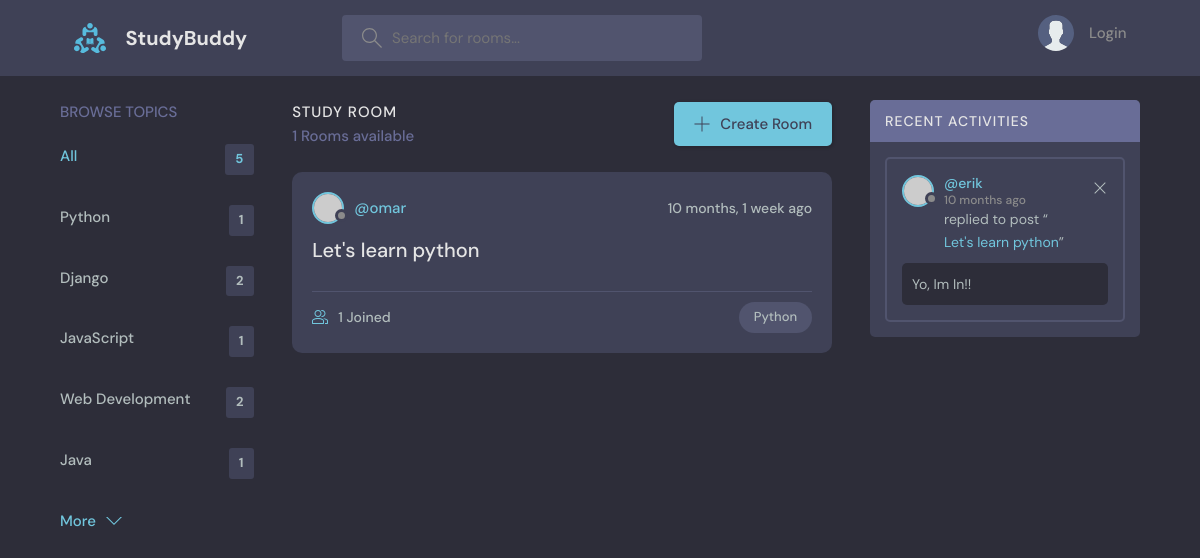
Page /?q=Python on the committed database.
### base_app/models.py (models this page shows, shortened)
class Topic(models.Model):
    name = models.CharField(max_length=200)

class Room(models.Model):       #OEM: id gets created automatically
    host = models.ForeignKey(User, on_delete=models.SET_NULL, null=True)
    topic = models.ForeignKey(Topic, on_delete=models.SET_NULL, null=True)
    name = models.CharField(max_length=200)
    description = models.TextField(null=True, blank=True)
    participants = models.ManyToManyField(User, related_name='participants', blank=True)    #OEM: See what is the role of related_name
    updated = models.DateTimeField(auto_now=True)
    created = models.DateTimeField(auto_now_add=True)   #field change only the first time##
    class Meta:
        ordering = ['-updated', '-created']     #This specifies the order in which the rows will appear (if we remove '-' it will be from the oldest to the newest)
    def __str__(self) -> str:
        return self.name

class Message(models.Model):
    user = models.ForeignKey(User, on_delete=models.CASCADE)
    room = models.ForeignKey(Room, on_delete=models.CASCADE)
    body = models.TextField()
    updated = models.DateTimeField(auto_now=True)
    created = models.DateTimeField(auto_now_add=True)   #field change only the first time
    class Meta:
        ordering = ['-updated', '-created']
    def __str__(self) -> str:
        return self.body[0:50]

### base_app/views.py (the view)
# urls.py: path('', views.home, name="home"),
def home(request):
    q = request.GET.get('q') if request.GET.get('q') is not None else ''
    rooms = Room.objects.filter(
            Q(topic__name__icontains=q) |
            Q(name__icontains=q) |
            Q(description__icontains=q)
        )
    room_count = rooms.count()
    topics = Topic.objects.all()[0:5]
    room_messages = Message.objects.filter(Q(room__topic__name__icontains=q))   #The msg has a room which has a topic which has a name
    context = {'rooms' : rooms, 'topics': topics,
               "room_count": room_count, 'room_messages': room_messages}
    return render(request, 'base_app/home.html', context)

### base_app/templates/base_app/home.html (shortened to what this page needs)
{% extends 'main.html' %}
{% block content %}
<main class="layout layout--3">
    <div class="container">
      {% include 'base_app/topics_component.html' %}
      <div class="roomList">
        <div class="roomList__header">
          <div>
          <h2>Study Room</h2>
          <p>{{room_count}} Rooms available</p>
          </div>
          <a class="btn btn--main" href="{% url 'create-room' %}">
          <svg version="1.1" xmlns="http://www.w3.org/2000/svg" width="32" height="32" viewBox="0 0 32 32">
              <title>add</title>
              <path
              d="M16.943 0.943h-1.885v14.115h-14.115v1.885h14.115v14.115h1.885v-14.115h14.115v-1.885h-14.115v-14.115z"
              ></path>
          </svg>
          Create Room
          </a>
        </div>
        {% include 'base_app/feed_component.html' %}
      </div>
      {% include 'base_app/activity_component.html' %}
    </div>
  </main>
{% endblock %}

### base_app/templates/base_app/topics_component.html
<div class="topics">
    <div class="topics__header">
    <h2>Browse Topics</h2>
    </div>
    <ul class="topics__list">
    <li>
        <a href="{% url 'home' %}" class="active">All <span>{{topics.count}}</span></a>
    </li>
    <li>
        {% for topic in topics %}
        <a href="{% url 'home' %}?q={{topic.name}}">{{ topic.name }}<span>{{topic.room_set.all.count}}</span></a>
        {% endfor %}
    </li>
    </ul>
    <a class="btn btn--link" href="{% url 'topics' %}">
    More
    <svg version="1.1" xmlns="http://www.w3.org/2000/svg" width="32" height="32" viewBox="0 0 32 32">
        <title>chevron-down</title>
        <path d="M16 21l-13-13h-3l16 16 16-16h-3l-13 13z"></path>
    </svg>
    </a>
</div>

### base_app/templates/base_app/feed_component.html (shortened to what this page needs)
{% for room in rooms %}
    <div class="roomListRoom">
    <div class="roomListRoom__header">
        <a href="{% url 'user-profile' room.host.id %}" class="roomListRoom__author">
            <div class="avatar avatar--small">
            <img src="https://randomuser.me/api/portraits/women/11.jpg" />
            </div>
            <span>@{{room.host.username}}</span>
        </a>
        <div class="roomListRoom__actions">
            <span>{{room.updated|timesince}} ago</span>
        </div>
    </div>
    <div class="roomListRoom__content">
        <a href="{% url 'room_name' room.id %}">{{room.name}}</a>
    </div>
    <div class="roomListRoom__meta">
    <a href="{% url 'room_name' room.id %}" class="roomListRoom__joined">
        {{room.participants.all.count}} Joined
    </a>
    <p class="roomListRoom__topic">{{room.topic.name}}</p>
    </div>
</div>
{% endfor %}

### base_app/templates/base_app/activity_component.html
<div class="activities">
    <div class="activities__header">
        <h2>Recent Activities</h2>
    </div>
    {% for msg in room_messages %}
    <div class="activities__box">
        <div class="activities__boxHeader roomListRoom__header">
        <a href="{% url 'user-profile' msg.user.id %}" class="roomListRoom__author">
            <div class="avatar avatar--small">
            <img src="https://randomuser.me/api/portraits/women/11.jpg" />
            </div>
            <p>
            @{{msg.user}}
            <span>{{msg.created|timesince}} ago</span>
            </p>
        </a>
        <div class="roomListRoom__actions">
            <a href="{% url 'delete-message' msg.id %}">
            <svg version="1.1" xmlns="http://www.w3.org/2000/svg" width="32" height="32" viewBox="0 0 32 32">
                <title>remove</title>
                <path
                d="M27.314 6.019l-1.333-1.333-9.98 9.981-9.981-9.981-1.333 1.333 9.981 9.981-9.981 9.98 1.333 1.333 9.981-9.98 9.98 9.98 1.333-1.333-9.98-9.98 9.98-9.981z"
                ></path>
            </svg>
            </a>
        </div>
        </div>
        <div class="activities__boxContent">
        <p>replied to post “<a href="{% url 'room_name' msg.room.id %}">{{ msg.room }}</a>”</p>
        <div class="activities__boxRoomContent">
            {{msg}}
        </div>
        </div>
    </div>
    {% endfor %}
</div>

### rows in the picture
Topic: name "Python", room_set.all.count "1"
Topic: name "Django", room_set.all.count "2"
Topic: name "JavaScript", room_set.all.count "1"
Topic: name "Web Development", room_set.all.count "2"
Topic: name "Java", room_set.all.count "1"
Room: host.username "omar", updated "10 months, 1 week", name "Let's learn python", participants.all.count "1", topic.name "Python"
Message: user "erik", created "10 months", room "Let's learn python", body "Yo, Im In!!"

### other values in the picture
{{ topics.count }} "5"
{{ room_count }} "1"
